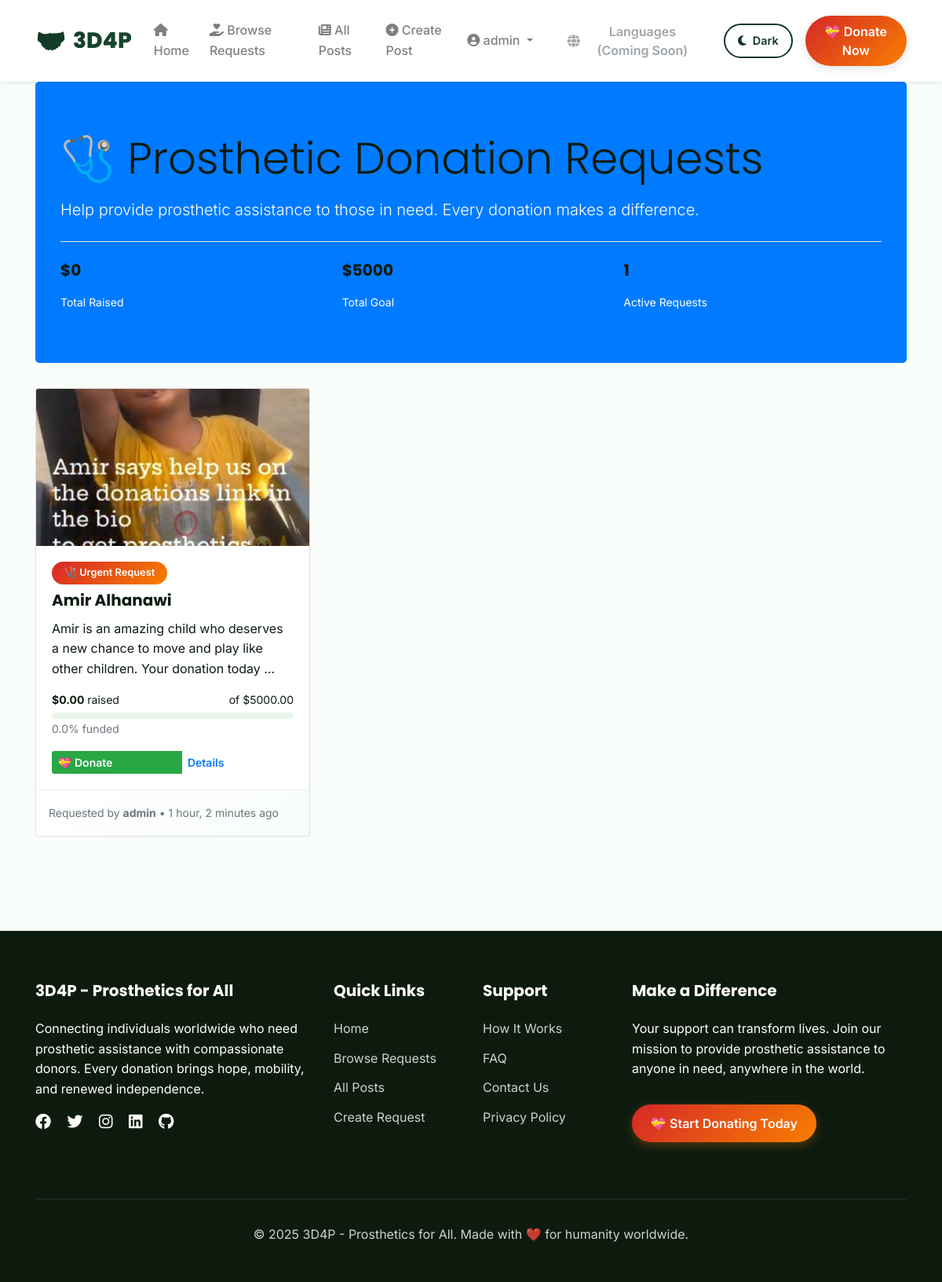
Screenshot of /donations/ (signed in) with the database file from the repository.
### users/models.py (models this page shows, shortened)
class CustomUser(AbstractUser):
    is_member = models.BooleanField(default=False)
    is_verified = models.BooleanField(default=False)
    bio = models.TextField(blank=True)
    date_of_birth = models.DateField(null=True, blank=True)
    pass

### posts/models.py (models this page shows, shortened)
class Post(models.Model):
    POST_TYPE_CHOICES = [
        ('regular', 'Regular Post'),
        ('donation', 'Donation Request'),
    ]
    author = models.ForeignKey(User, on_delete=models.CASCADE, null=True, blank=True)
    author_name = models.CharField(max_length=100, blank=True)
    title = models.CharField(max_length=200)
    content = models.TextField()
    post_type = models.CharField(max_length=20, choices=POST_TYPE_CHOICES, default='regular')
    is_approved = models.BooleanField(default=False)
    created_at = models.DateTimeField(auto_now_add=True)
    updated_at = models.DateTimeField(auto_now=True)
    view_count = models.IntegerField(default=0)
    share_count = models.IntegerField(default=0)
    image = models.ImageField(upload_to='post_images/', null=True, blank=True)

### donations/models.py (models this page shows, shortened)
class DonationGoal(models.Model):
    post = models.OneToOneField(Post, on_delete=models.CASCADE, related_name='donation_goal')
    goal_amount = models.DecimalField(max_digits=10, decimal_places=2)
    current_amount = models.DecimalField(max_digits=10, decimal_places=2, default=Decimal('0.00'))
    is_active = models.BooleanField(default=True)
    created_at = models.DateTimeField(auto_now_add=True)
    @property
    def progress_percentage(self):
        if self.goal_amount == 0:
            return 0
        return min((self.current_amount / self.goal_amount) * 100, 100)
    def update_current_amount(self):
        total = self.post.donations.filter(payment_status='completed').aggregate(
            total=models.Sum('amount')
        )['total'] or Decimal('0.00')
        self.current_amount = total
        self.save()
        return self.current_amount

### donations/views.py (the view)
# urls.py: path('', views.donation_list, name='donation_list'),
def donation_list(request):
    posts_with_goals = Post.objects.filter(
        post_type='donation',
        is_approved=True,
        donation_goal__is_active=True
    ).select_related('donation_goal', 'author').prefetch_related('donations')
    for post in posts_with_goals:
        post.donation_goal.update_current_amount()
    paginator = Paginator(posts_with_goals, 12)
    page_number = request.GET.get('page')
    page_obj = paginator.get_page(page_number)
    context = {
        'posts': page_obj,
        'total_raised': sum(post.donation_goal.current_amount for post in posts_with_goals),
        'total_goals': sum(post.donation_goal.goal_amount for post in posts_with_goals),
    }
    return render(request, 'donations/donation_list.html', context)

### donations/templates/donations/donation_list.html (shortened to what this page needs)
{% extends 'base.html' %}
{% block content %}
<div class="container mt-4">
    <div class="jumbotron bg-primary text-white">
        <h1 class="display-4">🩺 Prosthetic Donation Requests</h1>
        <p class="lead">Help provide prosthetic assistance to those in need. Every donation makes a difference.</p>
        <hr class="my-4 bg-white">
        <div class="row">
            <div class="col-md-4">
                <h5>${{ total_raised|floatformat:0 }}</h5>
                <small>Total Raised</small>
            </div>
            <div class="col-md-4">
                <h5>${{ total_goals|floatformat:0 }}</h5>
                <small>Total Goal</small>
            </div>
            <div class="col-md-4">
                <h5>{{ posts|length }}</h5>
                <small>Active Requests</small>
            </div>
        </div>
    </div>
    {% if posts %}
        <div class="row">
            {% for post in posts %}
            <div class="col-md-6 col-lg-4 mb-4">
                <div class="card h-100">
                    {% if post.image %}
                        <img src="{{ post.image.url }}" class="card-img-top" alt="{{ post.title }}" style="height: 200px; object-fit: cover;">
                    {% endif %}
                    <div class="card-body d-flex flex-column">
                        <span class="badge badge-danger mb-2 align-self-start">🩺 Urgent Request</span>
                        <h5 class="card-title">{{ post.title }}</h5>
                        <p class="card-text flex-grow-1">{{ post.content|truncatewords:20 }}</p>
                        {% if post.donation_goal %}
                        <div class="mb-3">
                            <div class="d-flex justify-content-between mb-1">
                                <small><strong>${{ post.donation_goal.current_amount }}</strong> raised</small>
                                <small>of ${{ post.donation_goal.goal_amount }}</small>
                            </div>
                            <div class="progress" style="height: 8px;">
                            </div>
                            <small class="text-muted">{{ post.donation_goal.progress_percentage|floatformat:1 }}% funded</small>
                        </div>
                        {% endif %}
                        <div class="mt-auto">
                            <div class="btn-group btn-group-sm d-flex">
                                <a href="{% url 'donate_to_post' post.id %}" class="btn btn-success flex-fill">
                                    💝 Donate
                                </a>
                                <a href="{% url 'post_detail' post.pk %}" class="btn btn-outline-primary flex-fill">
                                    Details
                                </a>
                            </div>
                        </div>
                    </div>
                    <div class="card-footer bg-light">
                        <small class="text-muted">
                            Requested by
                            {% if post.author %}
                                <strong>{{ post.author.username }}</strong>
                            {% else %}
                                <strong>{{ post.author_name }}</strong>
                            {% endif %}
                            • {{ post.created_at|timesince }} ago
                        </small>
                    </div>
                </div>
            </div>
            {% endfor %}
        </div>
    {% endif %}
</div>
{% endblock %}

### templates/base.html (shortened to what this page needs)
{% load static %}
<!DOCTYPE html>
<html lang="en">
<head>
    <link rel="stylesheet" href="https://cdn.jsdelivr.net/npm/bootstrap@4.6.2/dist/css/bootstrap.min.css">
    <link rel="stylesheet" href="https://cdnjs.cloudflare.com/ajax/libs/font-awesome/6.4.0/css/all.min.css">
    <link rel="stylesheet" href="https://unpkg.com/aos@2.3.1/dist/aos.css">
    <link rel="stylesheet" type="text/css" href="{% static 'css/main.css' %}">
    <link rel="stylesheet" type="text/css" href="{% static 'css/profile.css' %}">
</head>
<body>
    <nav class="navbar navbar-expand-lg navbar-light fixed-top" id="mainNav">
        <div class="container">
            <a class="navbar-brand" href="{% url 'home' %}">
                3D4P
            </a>
            <div class="collapse navbar-collapse" id="navbarNav">
                <ul class="navbar-nav ml-auto align-items-center">
                    <li class="nav-item">
                        <a class="nav-link" href="{% url 'home' %}">
                            <i class="fas fa-home"></i> Home
                        </a>
                    </li>
                    <li class="nav-item">
                        <a class="nav-link" href="{% url 'donation_list' %}">
                            <i class="fas fa-hand-holding-heart"></i> Browse Requests
                        </a>
                    </li>
                    <li class="nav-item">
                        <a class="nav-link" href="{% url 'post_list' %}">
                            <i class="fas fa-newspaper"></i> All Posts
                        </a>
                    </li>
                    {% if user.is_authenticated %}
                        <li class="nav-item">
                            <a class="nav-link" href="{% url 'select_post_type' %}">
                                <i class="fas fa-plus-circle"></i> Create Post
                            </a>
                        </li>
                        <li class="nav-item dropdown">
                            <a class="nav-link dropdown-toggle" href="#" id="userDropdown" role="button" data-toggle="dropdown">
                                <i class="fas fa-user-circle"></i> {{ user.username }}
                            </a>
                        </li>
                    {% endif %}
                    <li class="nav-item ml-2">
                        <button class="btn btn-outline-secondary" type="button" disabled>
                            <i class="fas fa-globe"></i>
                            <span class="d-none d-md-inline">Languages (Coming Soon)</span>
                        </button>
                    </li>
                    <li class="nav-item ml-2">
                        <button class="theme-toggle" id="themeToggle" title="Toggle Dark Mode">
                            <i class="fas fa-moon" id="themeIcon"></i>
                            <span id="themeText">Dark</span>
                        </button>
                    </li>
                    <li class="nav-item ml-3">
                        <a class="btn btn-donate" href="{% url 'donation_list' %}">
                            💝 Donate Now
                        </a>
                    </li>
                </ul>
            </div>
        </div>
    </nav>
    <main style="padding-top: 80px;">
        {% block content %}
        {% endblock %}
    </main>
    <footer class="footer">
        <div class="container">
            <div class="row">
                <div class="col-lg-4 mb-4">
                    <h5>3D4P - Prosthetics for All</h5>
                    <p class="mb-3">Connecting individuals worldwide who need prosthetic assistance with compassionate donors. Every donation brings hope, mobility, and renewed independence.</p>
                    <div class="social-links">
                        <a href="#" class="text-white mr-3"><i class="fab fa-facebook fa-lg"></i></a>
                        <a href="#" class="text-white mr-3"><i class="fab fa-twitter fa-lg"></i></a>
                        <a href="#" class="text-white mr-3"><i class="fab fa-instagram fa-lg"></i></a>
                        <a href="#" class="text-white mr-3"><i class="fab fa-linkedin fa-lg"></i></a>
                        <a href="https://github.com/FarisAlahmad714/3D4P" class="text-white"><i class="fab fa-github fa-lg"></i></a>
                    </div>
                </div>
                <div class="col-lg-2 col-md-6 mb-4">
                    <h5>Quick Links</h5>
                    <ul class="footer-links">
                        <li><a href="{% url 'home' %}">Home</a></li>
                        <li><a href="{% url 'donation_list' %}">Browse Requests</a></li>
                        <li><a href="{% url 'post_list' %}">All Posts</a></li>
                        <li><a href="{% url 'select_post_type' %}">Create Request</a></li>
                    </ul>
                </div>
                <div class="col-lg-2 col-md-6 mb-4">
                    <h5>Support</h5>
                    <ul class="footer-links">
                        <li><a href="{% url 'how_it_works' %}">How It Works</a></li>
                        <li><a href="{% url 'faq' %}">FAQ</a></li>
                        <li><a href="{% url 'contact_us' %}">Contact Us</a></li>
                        <li><a href="{% url 'privacy_policy' %}">Privacy Policy</a></li>
                    </ul>
                </div>
                <div class="col-lg-4 mb-4">
                    <h5>Make a Difference</h5>
                    <p>Your support can transform lives. Join our mission to provide prosthetic assistance to anyone in need, anywhere in the world.</p>
                    <a href="{% url 'donation_list' %}" class="btn btn-donate btn-lg mt-3">
                        💝 Start Donating Today
                    </a>
                </div>
            </div>
            <div class="footer-bottom">
                <p>&copy; 2025 3D4P - Prosthetics for All. Made with ❤️ for humanity worldwide.</p>
            </div>
        </div>
    </footer>
</body>
</html>

### rows the page displays
CustomUser: username "admin"
Post: image (picture), title "Amir Alhanawi", content "Amir is an amazing child who deserves a new chance to move and play like other children. Your donation today …", donation_goal.current_amount "0.00", donation_goal.goal_amount "5000.00", donation_goal.progress_percentage "0.0", author.username "admin", created_at "1 hour, 2 minutes"

### other values shown
{{ total_raised|floatformat:0 }} "0"
{{ total_goals|floatformat:0 }} "5000"
{{ posts|length }} "1"
